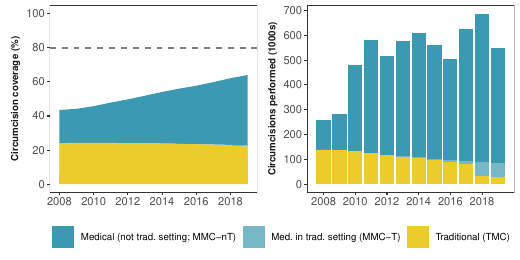

Generate this figure with R:
#####################
### Preliminaries ###
#####################
# Clearing Workspace
rm(list = ls())

# Set working directory
setwd('~/Dropbox/Github/zaf-circumcision-rates/Documents/nature-comms-rev2/Figures/paper')

# Loading source code 
source('../src/0_Source.R')

################################################
### Preparing location/shapefile information ###
################################################
# Loading shapefiles 
area_hierarchy <- read.csv("../src/zaf_area_hierarchy.csv")
area_boundaries <- read_sf("../src/zaf_area_boundaries.geojson")

# Adding a unique identifier within Admin code and merging to boundaries
area_hierarchy <- area_hierarchy %>% 
  group_by(area_level) %>% 
  mutate(space = seq(dplyr::n())) %>%
  ungroup()

# Adding a unique identifier within Admin code and merging to boundaries
area_boundaries <- area_hierarchy %>% 
  group_by(area_level) %>% 
  mutate(space = seq(dplyr::n())) %>% 
  left_join(x =  area_boundaries,
            by = 'area_id') %>%
  ungroup()

######################################
### Preparing resutls for plotting ###
######################################
# Reading in results by age 
results_agegroup1 <- read_csv('../src/Results_AgeGroup_Probability.csv')
results_agegroup2 <- read_csv('../src/Results_AgeGroup_Incidence.csv')
results_agegroup3 <- read_csv('../src/Results_AgeGroup_Prevalence.csv')
results_agegroup <- rbind(results_agegroup1, results_agegroup2, results_agegroup3)
rm(results_agegroup1, results_agegroup2, results_agegroup3)

###################################################
### Bar plot of number of circumcisions by type ###
###################################################
# Subsetting
tmp1 <- results_agegroup %>%
  filter(
    type %in% c('Number of circumcisions performed (MMC-nT)',
                'Number of circumcisions performed (MMC-T)', 
                'Number of circumcisions performed (TMC)'),
    age_group == '10+',
    year %in% c(2008:2019),
    area_level == 0,
    model == 'With program data'
  ) %>%
  dplyr::rename(mean.x   = mean, 
                sd.x     = sd, 
                median.x = median, 
                lower.x  = lower, 
                upper.x  = upper)

# Subsetting
tmp2 <- results_agegroup %>%
  filter(
    type %in% c('Circumcision coverage (MMC-nT)', 
                'Circumcision coverage (MMC-T)', 
                'Circumcision coverage (TMC)'),
    age_group == '15-49',
    year %in% c(2008:2019),
    area_level == 0,
    model == 'With program data'
  ) %>%
  dplyr::rename(mean.y   = mean, 
                sd.y     = sd, 
                median.y = median, 
                lower.y  = lower, 
                upper.y  = upper)

# Relabelling for plot 
tmp1$type[which(tmp1$type %in% c('Number of circumcisions performed (MMC-nT)'))] <- 'MMC-nT'
tmp1$type[which(tmp1$type %in% c('Number of circumcisions performed (MMC-T)'))] <- 'MMC-T'
tmp1$type[which(tmp1$type %in% c('Number of circumcisions performed (TMC)'))] <- 'TMC'

# Relabelling for plot 
tmp2$type[which(tmp2$type %in% c('Circumcision coverage (MMC-nT)'))] <- 'MMC-nT'
tmp2$type[which(tmp2$type %in% c('Circumcision coverage (MMC-T)'))] <- 'MMC-T'
tmp2$type[which(tmp2$type %in% c('Circumcision coverage (TMC)'))] <- 'TMC'

# Adding labels to the facet
tmp1$test <- 'B'
tmp2$test <- 'A'

# Appending datasets together 
tmp <- rbind.fill(tmp1, tmp2)

# Dummy dataset for limits in each panel
dummy1 <- rbind(expand.grid(x = c(2008, 2019),
                            y = c(0, 100),
                            type = NA,
                            test = "A"), 
                expand.grid(x = c(2008, 2019),
                            y = c(0, 600),
                            type = NA,
                            test = "B"))

# Dummy dataset to add 80% target
dummy2 = data.frame(test = c("A", "B"),
                    type = NA,
                    y = c(80, NA))

# Plotting
fig3 <- ggplot(tmp,
               aes(x = year,
                   group = type,
                   fill = type)) + 
  # Adding fake limits to the plot
  geom_point(data = dummy1,
             aes(x = x, 
                 y = y),
             colour = NA) + 
  # Adding target line to prevalence
  geom_hline(data = dummy2,
             aes(yintercept = y),
             linewidth = 0.5,
             linetype = 'dashed',
             colour = 'grey50') +
  # Prevalence as area plot
  geom_area(aes(y = 100 * mean.y)) +
  # Number of MCs performed as bar chart
  geom_bar(aes(y = mean.x/1000),
           stat = 'identity') + 
  # Setting for the axes
  scale_x_continuous(breaks = seq(2008, 2019, by = 2)) + 
  scale_y_continuous(breaks = scales::pretty_breaks(6), limits = c(0, NA)) + 
  # Setting colour palette
  scale_fill_manual(values = wesanderson::wes_palette("Zissou1", 3),
                    labels = c("MMC-nT" = "Medical (not trad. setting; MMC-nT)",
                               "MMC-T" = "Med. in trad. setting (MMC-T)",
                               "TMC" = "Traditional (TMC)")) + 
  # Plotting labels
  labs(x = NULL,
       y = NULL,
       fill = NULL) +
  # Minimal theme
  theme_bw(8) +
  # Facet wrapping
  facet_wrap(. ~ test,
             strip.position = "left", 
             scales = 'free', 
             labeller = as_labeller(c(A = "Circumcision coverage (%)", 
                                      B = "Circumcisions performed (1000s)") ))+  
  # Extra options on the plot 
  theme(axis.text = element_text(size = rel(1.0)),
        strip.text = element_text(size = rel(0.9), face = 'bold'),
        strip.background = element_blank(),
        panel.grid.minor = element_blank(),
        panel.grid.major = element_blank(),
        legend.text = element_text(size = rel(0.9)),
        axis.title = element_text(size = rel(1.1), face = 'bold'),
        strip.placement = "outside",
        legend.position = "bottom",
        legend.justification = c(0.9, 0.5))

# Saving plot
ggsave("Figure3.pdf", fig3, width = 5.2, height = 2.6, units = "in")
ggsave("Figure3.png", fig3, width = 5.2, height = 2.6, units = "in")
ggsave("Figure3.eps", fig3, width = 5.2, height = 2.6, units = "in", device = cairo_ps)

